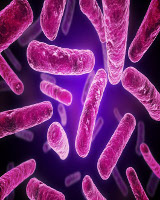
#> input picture gfx/introscreen.jpg, 160 x 200 px
$ python c64fy_old.py ../gfx/introscreen.jpg   (Python 2 division)
#> lines starting #> are read from the running program, lines starting #| are printed output that depends on the picture; long printed decimals are rounded
#!/usr/bin/python
# coding=utf8
import Image
import random
import sys
import colorsys
import math

# Farben des C64
colors = [
(0x00, 0x00, 0x00),
(0xFF, 0xFF, 0xFF),
(0x68, 0x37, 0x2B),
(0x70, 0xA4, 0xB2),
(0x6F, 0x3D, 0x86),
(0x58, 0x8D, 0x43),
(0x35, 0x28, 0x79),
(0xB8, 0xC7, 0x6F),
(0x6F, 0x4F, 0x25),
(0x43, 0x39, 0x00),
(0x9A, 0x67, 0x59),
(0x44, 0x44, 0x44),
(0x6C, 0x6C, 0x6C),
(0x9A, 0xD2, 0x84),
(0x6C, 0x5E, 0xB5),
(0x95, 0x95, 0x95) ]

# Grautöne und Farben als Indizes
cigrey = [0, 11, 12, 15, 1]
cicolors = [2, 3, 4, 5, 6, 7, 8, 9, 10, 13, 14]

# Farbskalierung
cf = 1.0 / 255.0

infinity = 1000000000.0

meansat = 0.0	# fixme: braucht man das noch? nein, eher nicht

# Farben umrechnen in RGB / HLS / YIQ Farbräume
colors_rgb = []
colors_hls = []
colors_yiq = []
for x in range(0, 16):
	r = colors[x][0] * cf
	g = colors[x][1] * cf
	b = colors[x][2] * cf
	colors_rgb += [(r, g, b)]
	colors_hls += [colorsys.rgb_to_hls(r, g, b)]
	colors_yiq += [colorsys.rgb_to_yiq(r, g, b)]
	# HLS-Farben anpassen
	if x in cicolors and colors_hls[x][1] > 0.5: # Test, zu helle Farben umplatzieren (gelb/hellgrün)
		colors_hls[x] = (colors_hls[x][0], 0.5, colors_hls[x][2])

#fixme: obsolet?
def MixColor(c1, c2, f):
	c = [0, 0, 0]
	for i in range(0, 3):
		c[i] = (c1[i] * (256 - f) + c2[i] * f) / 256
	return (c[0], c[1], c[2])

def NearestColorIndices_NEW(deltas):
	mind0 = infinity
	mind1 = infinity
	i0 = 0
	i1 = 0
	for i in range(0, len(deltas)):
		d = deltas[i]
		if d < mind0:
			i1 = i0
			mind1 = mind0
			i0 = i
			mind0 = d
		elif d < mind1:
			i1 = i
			mind1 = d
	f = mind0 / (mind0 + mind1)
	return (i0, i1, f)

def ComputeDeltasRGB(c):
	r = c[0] * cf
	g = c[1] * cf
	b = c[2] * cf
	deltas = []
	for i in colors_rgb:
		dr = r - i[0]
		dg = g - i[1]
		db = b - i[2]
		d = math.sqrt(dr*dr + dg*dg + db*db)
		deltas += [d]
	return deltas

def ComputeDeltasYIQ(c):
	yiq = colorsys.rgb_to_yiq(c[0] * cf, c[1] * cf, c[2] * cf)
	deltas = []
	for i in range(0, 16):
		a0 = yiq[0] - colors_yiq[i][0]
		a1 = yiq[1] - colors_yiq[i][1]
		a2 = yiq[2] - colors_yiq[i][2]
		# Y geht von 0...1, IQ aber von -1...1, daher a0 ggf. skalieren
		# theoretisch *2, aber damit wird es eher schlechter, mit 0.5 wird
		# es eher besser, also bei 1.0 lassen
		# a0 *= 2.0
		d = math.sqrt(a0*a0 + a1*a1 + a2*a2)
		if math.sqrt(yiq[1]*yiq[1] + yiq[2]*yiq[2]) < 0.01 and i not in cigrey:
			# Grauwerte nur auf Grau mappen
			d = infinity
		deltas += [d]
	return deltas

# [24 lines left out: function ComputeDeltasHLS, not called in this run]

def CombineDeltas(deltas0, deltas1, f0, f1):
	deltas = []
	for i in range(0, len(deltas0)):
		deltas += [deltas0[i] * f0 + deltas1[i] * f1]
	return deltas


colorshls2 = []
for x in range(0, 16):
	print x, colorsys.rgb_to_hls(colors[x][0] * cf, colors[x][1] * cf, colors[x][2] * cf)
	colorshls2 += [colorsys.rgb_to_hls(colors[x][0] * cf, colors[x][1] * cf, colors[x][2] * cf)]
	if x in cicolors and colorshls2[x][1] > 0.5: # Test, zu helle Farben umplatzieren (gelb/hellgrün)
		print x,colorshls2[x][1]
		colorshls2[x] = (colorshls2[x][0], 0.5, colorshls2[x][2])

# H-Werte für rot,grün,blau,lila,türkis
# macht das Ergebnis aber nicht wirklich besser, eher schlechter, evtl noch besser platzieren bzw HLS-Werte tunen,
# scheint aber nicht viel zu bringen
if False:
	colorshls2[2] = (0.0/6, 0.33, colorshls2[2][2])	# rot
	colorshls2[3] = (3.0/6, 0.33, colorshls2[3][2])	# türkis
	colorshls2[4] = (5.0/6, 0.33, colorshls2[4][2])	# lila
	colorshls2[5] = (2.0/6, 0.33, colorshls2[5][2])	# grün
	colorshls2[6] = (4.0/6, 0.33, colorshls2[6][2])	# blau
	colorshls2[7] = (1.0/6, 0.45, colorshls2[7][2])	# gelb
	colorshls2[8] = (0.5/6, 0.33, colorshls2[8][2])	# orange
	colorshls2[9] = (0.5/6, 0.25, colorshls2[9][2])	# braun
	colorshls2[10] = (0.0/6, 0.6, colorshls2[10][2])	# hellrot
	colorshls2[13] = (2.0/6, 0.6, colorshls2[13][2])	# hellgrün
	colorshls2[14] = (4.0/6, 0.6, colorshls2[14][2])	# hellblau
	# eventuell einige Grauwerte als Farben in HL Ebene platzieren! fixme

if False:
	im = Image.open('hls.png')
	print len(im.getdata())
	p = []
	p2 = []
	p3 = []
	p4 = []
	p5 = []
	for y in range(0, 256):
		for x in range(0, 256):
			s = colorsys.hls_to_rgb(x / 255.0, y / 255.0, 1.0)
			p += [(int(s[0] * 255), int(s[1] * 255), int(s[2] * 255))]
			s = colorsys.hls_to_rgb(x / 255.0, 0.5, y / 255.0)
			p2 += [(int(s[0] * 255), int(s[1] * 255), int(s[2] * 255))]
			s = colorsys.hls_to_rgb(0.0, x / 255.0, y / 255.0)
			p3 += [(int(s[0] * 255), int(s[1] * 255), int(s[2] * 255))]
			s = colorsys.yiq_to_rgb(0.0, x / 255.0 * 2 - 1, y / 255.0 * 2 - 1)
			p4 += [(int(s[0] * 255), int(s[1] * 255), int(s[2] * 255))]
			s = colorsys.yiq_to_rgb(x / 255.0, 0.0, 0.0)
			p5 += [(int(s[0] * 255), int(s[1] * 255), int(s[2] * 255))]
	im.putdata(p)
	im.save('hlsrgb.png')
	im.putdata(p2)
	im.save('hlsrgb_HS.png')
	im.putdata(p3)
	im.save('hlsrgb_LS.png')
	im.putdata(p4)
	im.save('yiq.png')
	im.putdata(p5)
	im.save('yiq2.png')
	p = [(0,0,0)] * 65536
	for i in range(0, 16):
		x = int(colorshls2[i][0] * 255)
		y = int(colorshls2[i][1] * 255)
		p[y*256+x] = colors[i] # (255,255,255)
	im.putdata(p)
	im.save('hlsrgb2.png')


colorshls = []
for x in range(0, 16):
	colorshls += [(colorsys.rgb_to_hls(colors[x][0] * cf, colors[x][1] * cf, colors[x][2] * cf), (x,x))]
	for y in range(x+1, 16):
		c = MixColor(colors[x], colors[y], 128)
		colorshls += [(colorsys.rgb_to_hls(c[0] * cf, c[1] * cf, c[2] * cf), (x, y))]

def Show(im):
	if len(sys.argv) == 2:
		im2 = im.resize((320*2, 200*2), Image.NEAREST)
		im2.show()

# [136 lines left out: functions CompareHls, CompareHls2, NearestColor2, NearestColorIndices2, CompareHls_, not called in this run]

def Compare(c1, c2):
	hls1 = colorsys.rgb_to_hls(c1[0] * cf, c1[1] * cf, c1[2] * cf)
	hls2 = colorsys.rgb_to_hls(c2[0] * cf, c2[1] * cf, c2[2] * cf)
	dh = abs(hls1[0] - hls2[0])
	# hue vergleich mit wrap!
	if dh > 0.5:
		dh = 1.0 - dh
	dl = abs(hls1[1] - hls2[1])
	ds = abs(hls1[2] - hls2[2])
	return dh * 2 + dl * 4 + ds

	d = 0
	for i in range(0, 3):
		x1 = c1[i]
		x2 = c2[i]
		x = 0
		if x1 > x2:
			x = x1 - x2
		else:
			x = x2 - x1
		#d += x * x
		d += x
	return d

# [107 lines left out: functions NearestColorIndicesHls, NearestColorIndices, NearestColorIndicesYIQ, FindMixFactor, not called in this run]

def GenColor(c1, c2, f, br):
# [10 lines of commented-out code are left out]
	limit = 0 # 32
	if f < limit:
		return c1
	elif f > 255 - limit:
		return c2
	else:
		r = random.randint(limit, 255 - limit)
		if f <= r:
			return c1
		else:
			return c2


def EncodeTile(tile, bgcol):
	# Zaehle die Haeufigkeit aller Farben und nehme die drei hoechsten
	# ausser der Hintergrundfarbe
	cnt = []
	for i in range(0, 16):
		cnt += [0]
	for i in tile:
		cnt[i] += 1
	#print cnt
	tc = []
	for j in range(0, 4):
		maxcnt = 0
		mi = 0
		for i in range(0, 16):
			if cnt[i] > maxcnt:
				maxcnt = cnt[i]
				mi = i
		tc += [mi]
		cnt[mi] = 0
	#print tc
	# Wenn Hintergrundfarbe nicht bei 4 haeufigsten ist, ersetze
	# vierthaeufigste durch Hintergrundfarbe
	if bgcol not in tc:
		tc[3] = bgcol
	# Jetzt alle Farben der Kachel ersetzen durch andere
	for i in range(0, len(tile)):
		if tile[i] not in tc:
			mind = 1000000
			c = tc[0]
			for j in range(0, 4):
				d = Compare(colors[tc[j]], colors[tile[i]])
				if d < mind:
					mind = d
					c = tc[j]
			#print 'repl', tile[i], c
			tile[i] = c
	return tile

def VICIIEncode(idx):
	# Finde haeufigste Farbe im Bild
	cnt = []
	for i in range(0, 16):
		cnt += [0]
	for i in idx:
		cnt[i] += 1
	maxcnt = 0
	bgcol = 0
	for i in range(0, 16):
		if cnt[i] > maxcnt:
			bgcol = i
			maxcnt = cnt[i]
	print 'Background color=', bgcol
	# Fuer jede 4x8 Kachel max. 4 Farben
	for y in range(0, 200/8):
		ly = (y*8) * 160
		for x in range(0, 160/4):
			lx = x*4
			tile = []
			for yy in range(0, 8):
				lly = ly + lx + yy * 160
				for xx in range(0, 4):
					tile += [idx[lly + xx]]
			EncodeTile(tile, bgcol)
			u = 0
			for yy in range(0, 8):
				lly = ly + lx + yy * 160
				for xx in range(0, 4):
					idx[lly + xx] = tile[u]
					u += 1


# Bild laden
if len(sys.argv) < 2:
	print 'Usage: ', sys.argv[0], ' FILENAME'
	sys.exit(1)
im = Image.open(sys.argv[1])
#> im is the input picture: PIL image 160x200 RGB; mean R, G, B 113.3, 38.9, 110.7

# skalieren
im = im.resize((160, 200), Image.BICUBIC)
Show(im)
#> in Show, `im2 = im.resize((320*2, 200*2), Image.NEAREST)`:
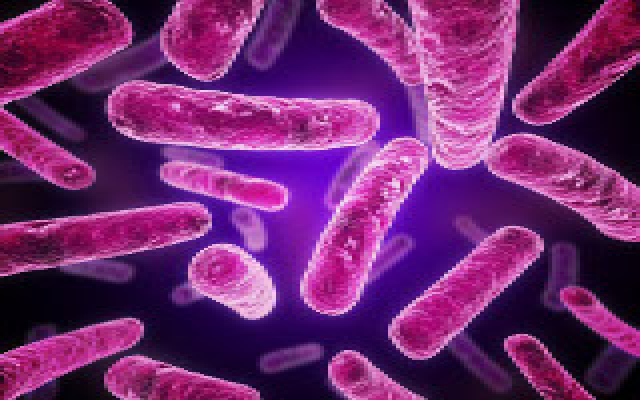
#> im2: PIL image 640x400 RGB; mean R, G, B 113.3, 38.9, 110.7

# Es fehlt noch ein Farb-Stretching, hellste Farbe wird weiss/dunkelste schwarz,
# also Kontrastspreizung, fixme

# irgendwie Farben besser clustern, also zB das RGB Bild auf 256 Farben reduzieren, ggf. mit
# Dithern und dann für die 256 den besten Mix finden, was am nächsten dran ist oder so...

# mit RGB waren Ergebnisse schonmal besser! fixme, aber nur teilweise

# c64fy yourself hat weniger Mischmuster, eher direktes Farbmapping,
# aber zum Mischen teilweise noch viel weitergehendere Muster...
# das Farbmapping da ist aber recht gut... geht sehr auf Hue wohl

# Farbvergleichsfunktion besser mit HSV oder YUV machen als RGB, fixme - LAB wird noch empfohlen, mit HSL kaum besser als RGB...

# Encodierung könnte freie Farben besser nutzen fuer mischen ersetzter Farben oder
# fuer dreifach-Mischung einer Zielfarbe (RGB)

# Farbtest: hellgrün wird irgendwie gar nicht verwendet?! Gelb auch schlecht dargestellt.
# beide haben viel L, daher werden sie evtl. nicht so gewählt? mit Begrenzung auf 0.5 etwas besser, fixme

# c64 yourself ist teilweise detailreicher und besser

# die c64 Farbkoordinaten in der HL-Ebene optimieren, zB für blau dieselbe Koordinate
# wie RGB 0,0,1 o.ä. und hellblau mit gleichem H wie blau, aber L=0,5 oder 0,6.
# Dadurch besseres Farbmatching.
# blau/Grün/rot wie RGB Werte 0,0,1 0,1,0 1,0,0 bzw mit 0.8 oder so.
# Farben in H Richtung äquidistant. Gelb/orange/braun gut platzieren,
# Türkis/lila wie rot/blau/grün vom L-Wert her, aber H mittig.
# bringt aber nicht viel.

# Testweise mal HS oder LS Ebene ausgeben für bessere Farbeinschätzung. Getan, ist so ok.

# Farbmischung zwar gute Idee an echtem C64 aber auf TFT/PC sieht es nicht so gut aus,
# vor allem wenn Farben sehr unterschiedlich, wie gelb und hellrot.

# fixme: Gebe Bild mal als einzelne H/L/S-Werte aus, L/S als Grauwerte und H mit L=0.5,S=1.0

# macht man einfach Ähnlichkeit als 3D-Abstand im YIQ (=YUV?) Raum, siehts schon eher aus wie c64yourself,
# aber nicht ganz. Vermutlich benutzt c64yourself einfach einen anderen Farbraum (Lab vielleicht?)
# in HLS kann man keinen 3D Abstand benutzen - leider.
# mit YIQ ist fast genauso wie in c64yourself, oft viel besser als HLS... ggf Y stärker gewichten???
# orange ist etwas unterrepräsentiert, leider. muß man ggf. durch passende YIQ Werte stärken
# oder was eben wenig IQ hat (also eher grau), dann auch nur Grauwerte als Vergleich nehmen.
# evtl YIQ Werte der c64-Farben justieren für bessere Ergebnisse

# evtl Kombilösung aus HLS und YIQ wählen, distanz-Wert als Kombination aus beiden oder so...

# Skript mal aufräumen, unbenutzte Teile raus, alten Stand aufheben.

# Funktion, die zu jeder Farbe den Abstand berechnet, je eine Version für RGB,HLS,YIQ.

# Aufrufende Funktion vergleicht dann die Abstände und ermittelt Faktor, kann dann auch mischen zwischen
# YIQ und HLS.

# Modus zB per Kommandozeile, YIQ, HLS, RGB als Distanzen unterstützen

# YIQ ist nicht gleich YUV, I wichtiger als Q, evtl da auch variieren,
# oder eben echtes YUV.
# Formel von wikipedia. http://en.wikipedia.org/wiki/YUV#Converting_between_Y.27UV_and_RGB

random.seed()

# Farbmischung finden
px = im.getdata()

# Kontrast/Farbe spreizen - bzw Sättigung erhöhen - nein, unnötig?
pxhls = []
minl = 1.0
maxl = 0.0
mins = 1.0
maxs = 0.0
meanl = 0.0
means = 0.0
for i in px:
	hls = colorsys.rgb_to_hls(i[0] * cf, i[1] * cf, i[2] * cf)
	if hls[1] < minl:
		minl = hls[1]
	if hls[1] > maxl:
		maxl = hls[1]
	if hls[2] < mins:
		mins = hls[2]
	if hls[2] > maxs:
		maxs = hls[2]
	meanl += hls[1]
	means += hls[2]
#> this loop made 32000 passes
#> (i, hls, minl, maxl, mins, maxs, meanl, means) on pass 1: ((10, 1, 2), (0.981, 0.0216, 0.818), 0.0216, 0.0216, 0.818, 0.818, 0.0216, 0.818)
#> (i, hls, maxl, mins, meanl, means) on passes 4, 9: ((6, 9, 14), (0.604, 0.0392, 0.4), 0.0392, 0.4, 0.0725, 3.22), ((12, 12, 24), (0.667, 0.0706, 0.333), 0.0706, 0.333, 0.259, 7)
#> after the loop, maxl = 0.933; maxs = 1; meanl = 10430.2; means = 21951.6; minl = 0; mins = 0
meanl /= (160*200)
#> meanl = 0.326
means /= (160*200)
#> means = 0.686
print minl, meanl, maxl, mins, means, maxs
#| 0.0 0.3259 0.9333 0.0 0.686 1.0
meansat = means
#> meansat = 0.686

cidx = []
zl = 0
px3 = []
px4 = []
px5 = []
px6 = []
px7 = []
px8 = []
px9 = []
for i in px:
	#s = NearestColorIndices(i)
	#s = NearestColorIndicesHls(i)
	hls = colorsys.rgb_to_hls(i[0] * cf, i[1] * cf, i[2] * cf)
	c0 = colorsys.hls_to_rgb(hls[0], 0.5, 1.0)
	px6 += [(int(c0[0] * 255), int(c0[1] * 255), int(c0[2] * 255))]
	px7 += [(int(hls[1] * 255), int(hls[1] * 255), int(hls[1] * 255))]
	px8 += [(int(hls[2] * 255), int(hls[2] * 255), int(hls[2] * 255))]
	k = (hls[1]+hls[2])*0.5
	if k > 1.0:
		k = 1.0
	px9 += [(int(k * 255), int(k * 255), int(k * 255))]
	#s = NearestColorIndices2(i)
	##s2 = NearestColor2(i) # teste zu der Farbe alle anderen 15 in diversen Mischfaktoren auf ähnlichkeit.
#	sy = NearestColorIndicesYIQ(i)
	d1 = ComputeDeltasRGB(i)
	d2 = ComputeDeltasYIQ(i)
	#d3 = ComputeDeltasHLS(i)
	d = CombineDeltas(d1, d2, 1.0, 1.0)	# fixme klappt irgendwie nicht! sollte 0.1 sein - stärkerer Wert größerer Faktor...
	#d = d1
	sy = NearestColorIndices_NEW(d)
	s2 = sy # fixme yiq test
	#f = FindMixFactor(i, colors[s[0]], colors[s[1]])
	s = (s2[0], s2[1])
	ff = s2[2]
	sf = 16.0 # 8 bei HLS, 16-32 bei YIQ, fixme: das an NearestColorIndices_NEW übergeben? oder besser separate Funktion
	ff = ff*sf - (sf-1)*0.5
	if ff < 0.0:
		ff = 0.0
	if ff > 1.0:
		ff = 1.0
	f = int(ff * 255)#ff
	# berechne 8*f-3.5 mit clamp bei 0,1
	px3 += [colors[s2[0]]]	# fast schon am besten, nur leichter Mix fehlt eben
	px4 += [colors[s2[1]]]
	#px3 += [colors[sy[0]]]
	#px4 += [colors[sy[1]]]
	px5 += [MixColor(colors[s2[0]], colors[s2[1]], int(s2[2] * 255))]
	# px3 += [MixColor(colors[s[0]], colors[s[1]], f)]
	# wenn f < 32 oder > 224 dann Farbe direkt, sonst Random-Verteilung nach f
	x = zl % 160
	y = zl / 160
	r = (x + y) % 2
	c = GenColor(s[0], s[1], f, r)
	cidx += [c]
	zl += 1
	if zl % 1280 == 0:
		print 'Zeile', zl / 160
#> this loop made 32000 passes
#> (i, hls, c0, px6, px7, px8, px9) on pass 1: ((10, 1, 2), (0.981, 0.0216, 0.818), (1, 0, 0.111), [(255, 0, 28)], [(5, 5, 5)], [(208, 208, 208)], [(107, 107, 107)])
#> (i, hls, c0, px6, px7, px8, px9) on pass 3: ((0, 2, 5), (0.6, 0.0098, 1), (0, 0.4, 1), [(255, 0, 28), (0, 255, 0), (0, 101, 255)], [(5, 5, 5), (0, 0, 0), (2, 2, 2)], [(208, 208, 208), (255, 255, 255), (255, 255, 255)], [(107, 107, 107), (127, 127, 127), (128, 128, 128)])

# VIC-II Codierung (4x8 Pixel nur 4 Farben, Hintergrundfarbe finden)
VICIIEncode(cidx)
#> the loop in VICIIEncode, `for i in idx:` made 32000 passes
#> i on passes 2 to 4: 0, 0, 0
#| Background color= 4

px2 = []
for i in cidx:
	px2 += [colors[i]]
#> this loop made 32000 passes

im.putdata(px3)
Show(im)
im.putdata(px4)
Show(im)
im.putdata(px5)
Show(im)
if True:
	im.putdata(px6)
	Show(im)
	im.putdata(px7)
	Show(im)
	im.putdata(px8)
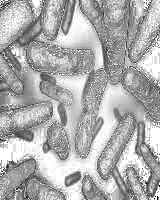
#> im: PIL image 160x200 RGB; min 0, max 255, mean 174.5
	Show(im)
#> in Show (call 7), `im2 = im.resize((320*2, 200*2), Image.NEAREST)`:
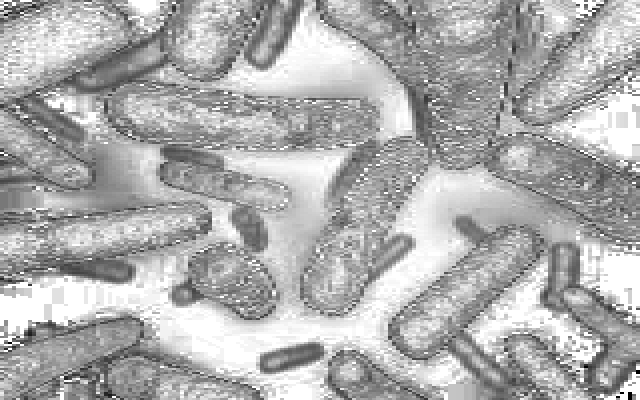
#> im2: PIL image 640x400 RGB; min 0, max 255, mean 174.5
	im.putdata(px9)
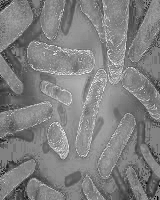
#> im: PIL image 160x200 RGB; min 0, max 244, mean 128.5
	Show(im)
#> in Show (call 8), `im2 = im.resize((320*2, 200*2), Image.NEAREST)`:
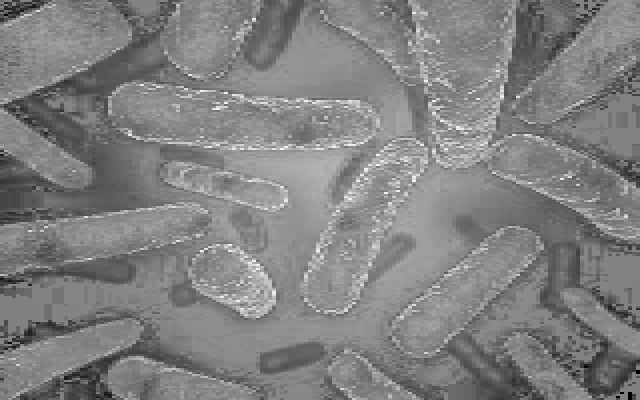
#> im2: PIL image 640x400 RGB; min 0, max 244, mean 128.5


# Bild erzeugen
im.putdata(px2)
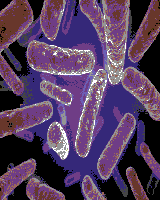
#> im: PIL image 160x200 RGB; mean R, G, B 84.8, 60.6, 94.4

# Ausgeben
Show(im)

im.resize((320, 200), Image.NEAREST).save(sys.argv[1] + '_c64.png')
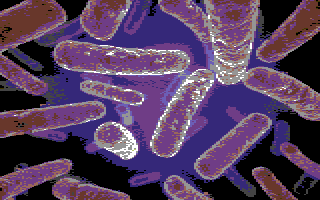
#> saved as introscreen.jpg_c64.png: PIL image 320x200 RGB; mean R, G, B 84.8, 60.6, 94.4

$ run again, on gfx/candy_alltiles.png
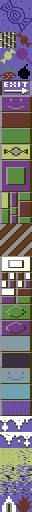
#> input picture gfx/candy_alltiles.png, 32 x 512 px
#> im is the input picture: PIL image 32x512 RGB; mean R, G, B 120.5, 114.7, 121.7
#> the loop `for i in px:` made 32000 passes
#> (i, hls, minl, maxl, mins, maxs, meanl, means) on pass 1: ((107, 94, 180), (0.692, 0.537, 0.364), 0.537, 0.537, 0.364, 0.364, 0.537, 0.364)
#> after the loop `for i in px:`: maxl = 1; meanl = 15001.4; means = 9046.6; minl = 0
#> `meanl /= (160*200)`: meanl = 0.469
#> `means /= (160*200)`: means = 0.283
#| 0.0 0.4688 1.0 0.0 0.2827 1.0
#> the loop `for i in px:` made 32000 passes
#> (i, px6, px7, px8, px9, px3, px4) on passes 1 to 2: ((107, 94, 180), [(38, 0, 255)], [(137, 137, 137)], [(92, 92, 92)], [(114, 114, 114)], [(108, 94, 181)], [(111, 61, 134)]), ((107, 94, 180), [(38, 0, 255), (38, 0, 255)], [(137, 137, 137), (137, 137, 137)], [(92, 92, 92), (92, 92, 92)], [(114, 114, 114), (114, 114, 114)], [(108, 94, 181), (108, 94, 181)], [(111, 61, 134), (111, 61, 134)])
#> the loop in VICIIEncode, `for i in idx:` made 32000 passes
#> i on passes 1 to 3: 14, 14, 14
#| Background color= 15
#> the loop `for i in cidx:` made 32000 passes
#> `im.putdata(px2)`:
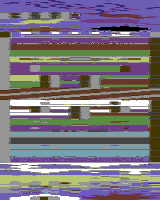
#> im: PIL image 160x200 RGB; mean R, G, B 122.5, 116.9, 124.5
#> `im.resize((320, 200), Image.NEAREST).save(sys.argv[1] + '_c64.png')`:
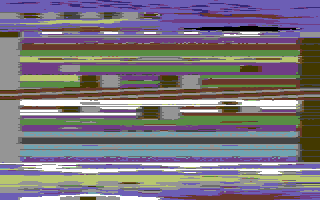
#> saved as candy_alltiles.png_c64.png: PIL image 320x200 RGB; mean R, G, B 122.5, 116.9, 124.5
